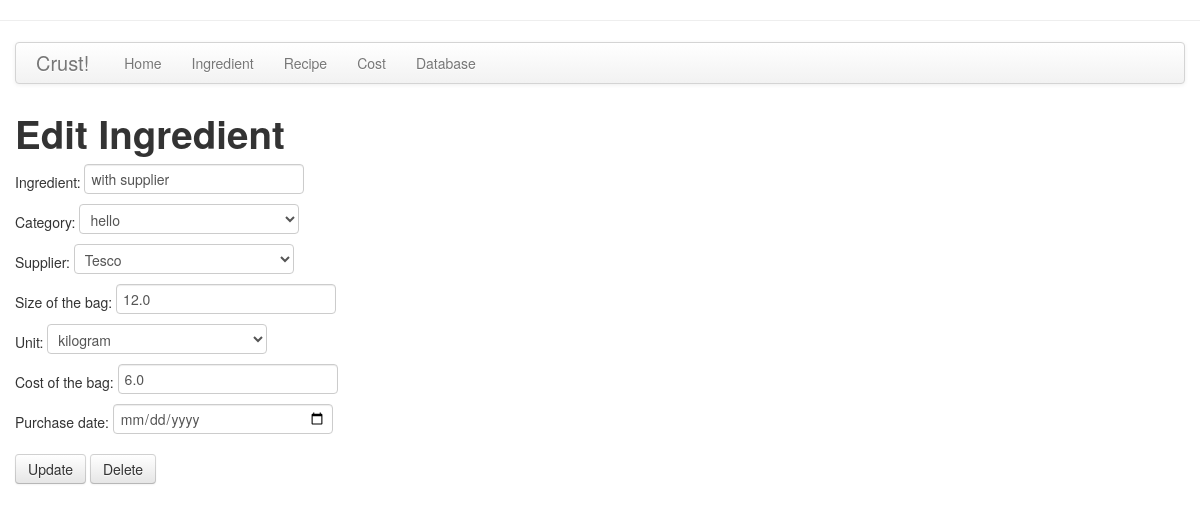
/edit/ingredient/17, run on an earlier commit of the app's database.
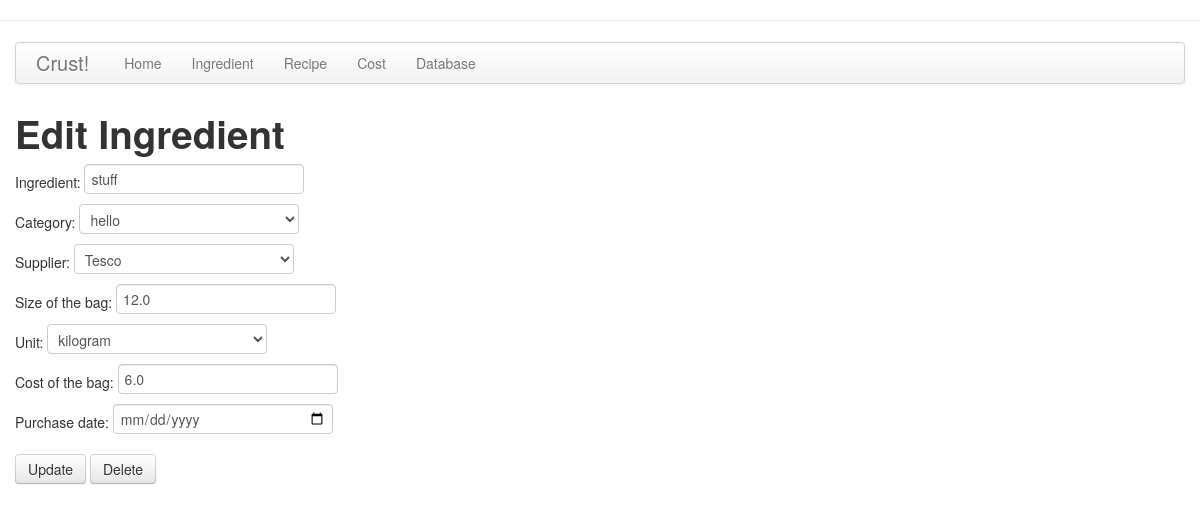
And on a later commit of the database.
### App/models.py (models this page shows, shortened)
class Ingredientlist(db.Model):
    id = db.Column(db.Integer, primary_key=True)
    ingredient = db.Column(db.String(64), index=True, unique=True)
    category_id = db.Column(db.Integer, db.ForeignKey('categorylist.id'))
    supplier_id = db.Column(db.Integer, db.ForeignKey('supplierlist.id'))
    bag_size = db.Column(db.Float, index=False, unique=False)
    bag_cost = db.Column(db.Float, index=False, unique=False)
    unit = db.Column(db.String(5), index=False, unique=False)
    cost_unit = db.Column(db.Float, index=False, unique=False)
    purchase_date = db.Column(db.DateTime)
    first_entry = db.Column(db.DateTime)
    last_update = db.Column(db.DateTime)

### App/views.py (the view, shortened to what this page needs)
@app.route('/edit/ingredient/<int:id>', methods=['GET', 'POST'])
def edit_ing(id):
    ing = Ingredientlist.query.get(id)
    form = EditIngredientForm(obj=ing) #put the object in the form
    return render_template('ingredient_form.html',
                           title='Edit Ingredient',
                           action="Update",
                           form=form)

### App/forms.py
class EditIngredientForm(Form):
    ingredient = StringField('Ingredient', validators=[DataRequired()])
    category = QuerySelectField('Category', query_factory=categorylist, get_label='category', allow_blank=False)
    supplier = QuerySelectField(query_factory=supplierlist, get_label='supplier', allow_blank=True, blank_text=u'Choose an optional Supplier',validators=[Optional()])
    bag_size = FloatField('bagSize', validators=[DataRequired()])
    unit = SelectField ('unit' , choices=[('kg','kilogram'),('l','litre')])
    bag_cost = FloatField('bagCost', validators=[DataRequired()])
    purchaseDate = DateField('purchaseDate', validators=[Optional()])

### App/forms.py (called while the page is built)
def supplierlist():
    return Supplierlist.query

def categorylist():
    return Categorylist.query

### App/models.py (called while the page is built)
    def __repr__(self):
        return self.category   # this is what is return by the wftorm QuerySelectField...so must be just the category name

    def __repr__(self):
        return self.supplier # same as for category

### App/templates/ingredient_form.html (shortened to what this page needs)
{% extends "base.html" %}
{% block content %}
  <h1>{{ title }}</h1>
  <form action="" method="post" name="addIngredient">
      <p>
        Ingredient: {{ form.ingredient }}<br>
        Category:   {{ form.category }}<br>
        Supplier:   {{ form.supplier }}<br>
        Size of the bag: {{ form.bag_size }}<br>
        Unit: {{ form.unit }}<br>
        Cost of the bag: {{ form.bag_cost }}<br>
        Purchase date: {{ form.purchaseDate }}<br>
      </p>
      <p>
        <input class="btn btn-default" type="submit" name= "btn" value={{ action }}>
        {% if action=="Update" %}
          <input class="btn btn-default" type="submit" name= "btn" value="Delete">
        {% endif %}
      </p>
  </form>
{% endblock %}

What changed in the data, as far as the page shows it:
changed Ingredientlist "kilogram": ingredient "with supplier" → "stuff"
